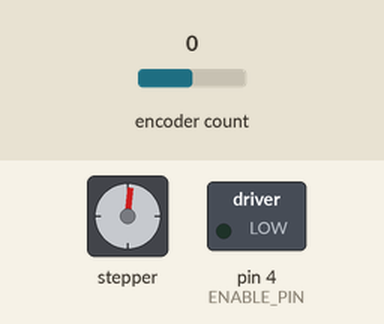
Simulated run of this sketch. Board: Teensy 4. On the bench: stepper motor, switched loads named in the sketch (green lamp = pin HIGH). The test bench sets the inputs (shaded band); at power-on: encoder count 0. Stepper angles assume 500 steps per turn; what the sketch prints to the serial monitor is not drawn.

Above: at 0.05 s.
At 0.95 s:
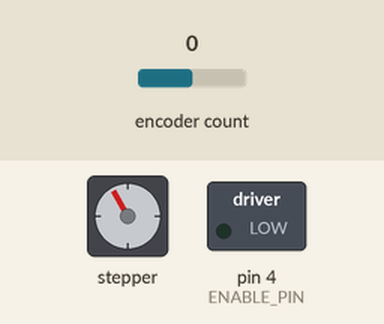
At 2.1 s:
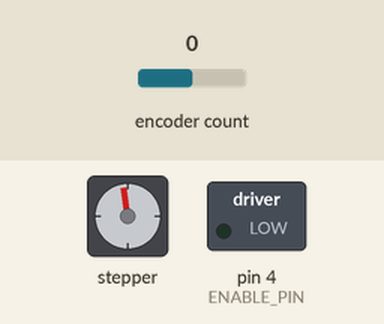
At 3.0 s:
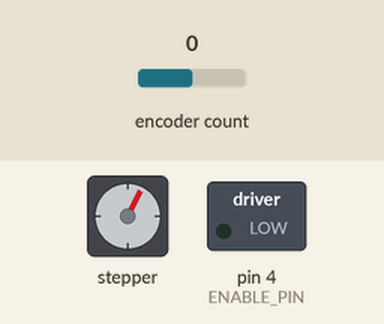
Timing chart, 0 to 9.2 s (numbered marks = the images above):
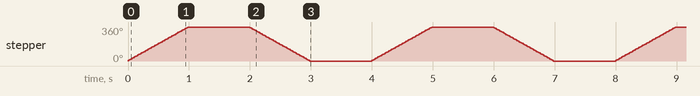

The sketch:

stepper_rev_enc.ino
```cpp
#include <Stepper.h>
#include <Encoder.h>

#define STEPS_PER_REV 500
#define DIR_PIN 3
#define STEP_PIN 2
#define ENABLE_PIN 4
#define ENC_A 5
#define ENC_B 6
#define ENC_Z 7
#define PRINT_HZ 1000 // Publishing frequency in Hz

Stepper myStepper(STEPS_PER_REV, DIR_PIN, STEP_PIN);
Encoder motorEncoder(ENC_A, ENC_B);

IntervalTimer printTimer;

void publishEncoder() {
  long encoderPos = motorEncoder.read();
  Serial.println(encoderPos);
}

void setup() {
  Serial.begin(2000000);
  pinMode(ENABLE_PIN, OUTPUT);
  digitalWrite(ENABLE_PIN, LOW);
  myStepper.setSpeed(60);
  pinMode(ENC_Z, INPUT);

  printTimer.begin(publishEncoder, 1000000 / PRINT_HZ);
}

void loop() {
  // forward one revolution
  myStepper.step(STEPS_PER_REV);
  delay(1000);

  // backward one revolution
  myStepper.step(-STEPS_PER_REV);
  delay(1000);
}
```

Measured:
- by itself, stepper: turns 360° clockwise in 0.98 s, then 360° counter-clockwise in 0.98 s, repeating every 4.0 s
